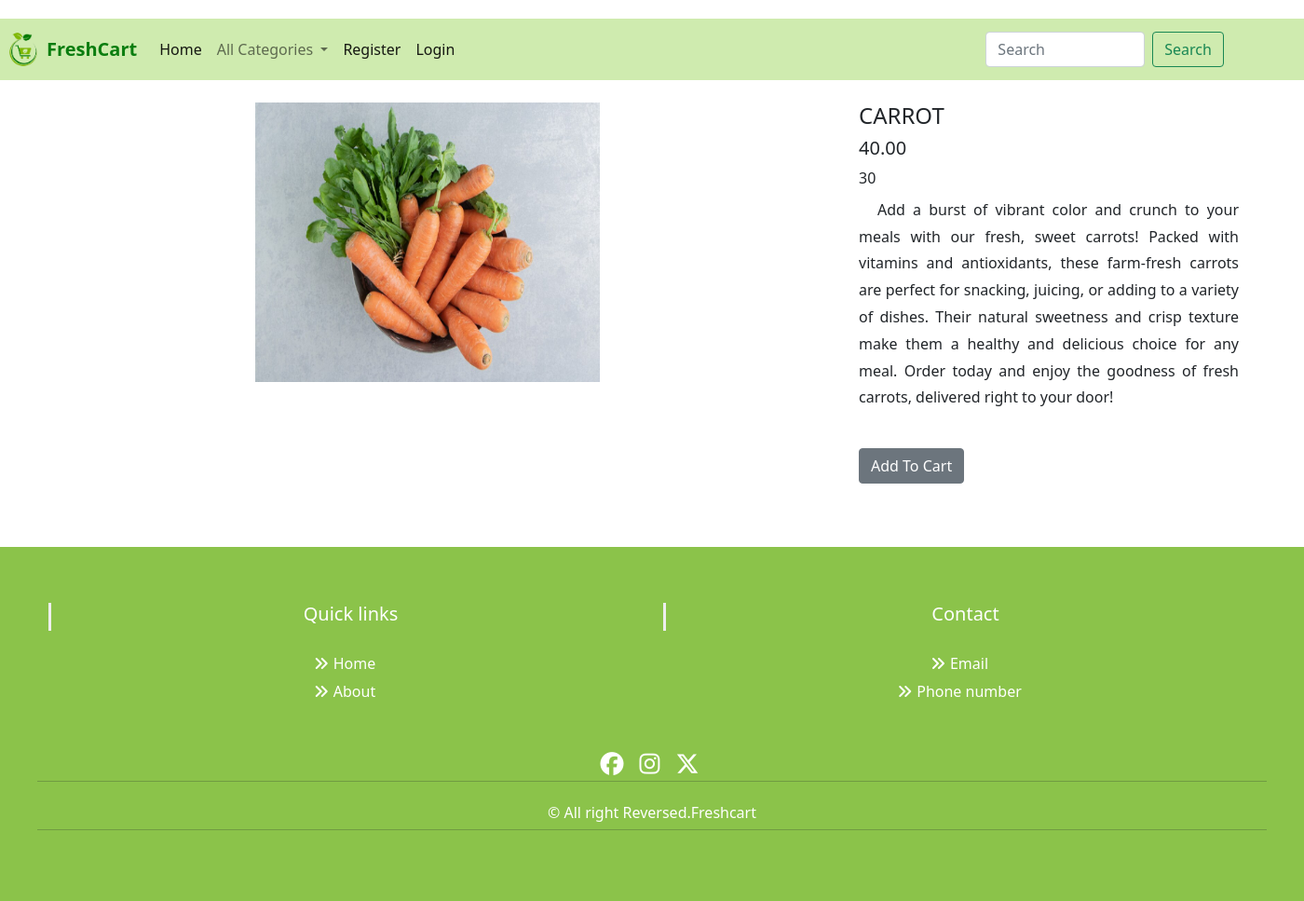
The page /detail/CARROT on the database its author committed.
### shop/models.py (models this page shows, shortened)
class Product(models.Model):
    name = models.CharField(max_length=200)
    desc = models.TextField()
    image = models.ImageField(upload_to='shop/products', blank=True, null=True)
    price= models.DecimalField(max_digits=10,decimal_places=2)
    category=models.ForeignKey(Category,on_delete=models.CASCADE)
    stock=models.IntegerField()
    available=models.BooleanField(default=True)
    created=models.DateTimeField(auto_now_add=True)
    updated=models.DateTimeField(auto_now=True)

### shop/views.py (the view)
# urls.py: path('detail/<p>',views.detail,name="detail"),
def detail(request,p):
    product=Product.objects.get(name=p)
    return render(request,'detail.html',{'p':product})

### shop/context_processors.py (called while the page is built)
def menu_links(request):
    c=Category.objects.all()
    return{'links':c}

### templates/detail.html (shortened to what this page needs)
{% extends 'base.html' %}
{% load static %}
{% block content %}
<div class="container mt-4" style="margin-bottom:60px;margin-left:250px;">
    <div class="container">
    <div class="row">
        <div class="col-12 col-lg-6"><img src="{{p.image.url}}" height="300px" width="370px"></div>
        <div class="col-12 col-lg-4">
            <h4>{{p.name}}</h4>
            <h5 class="mt-2">{{p.price}}</h5>
            {{p.stock}}
            <p class="mt-2" style="text-indent:20px;line-height:1.8;text-align:justify">{{p.desc}}</p>
            {% if user.is_superuser == False %}
            {% if p.stock <= 0%}
            <h4>Out of Stock</h4>
            {% else %}
            <h4><a href="{% url 'cart:addtocart' p.name %}" class="btn btn-secondary mt-4">Add To Cart</a></h4>
            {% endif %}
                {% endif %}
        </div>
    </div>
    </div>
</div>
  {% endblock %}

### static/css/style.css (style rules this page uses)
body, html { width: 100%; margin: 0; padding: 0; }

### rows shown on the page
Product: image (picture), name "CARROT", price "40.00", stock "30", desc "Add a burst of vibrant color and crunch to your meals with our fresh, sweet carrots! Packed with vitamins and antioxidants, these farm-fresh carrots are perfect for snacking, juicing, or adding to a variety of dishes. Their natural sweetness and crisp texture make them a healthy and delicious choice for any meal. Order today and enjoy the goodness of fresh carrots, delivered right to your door!"
